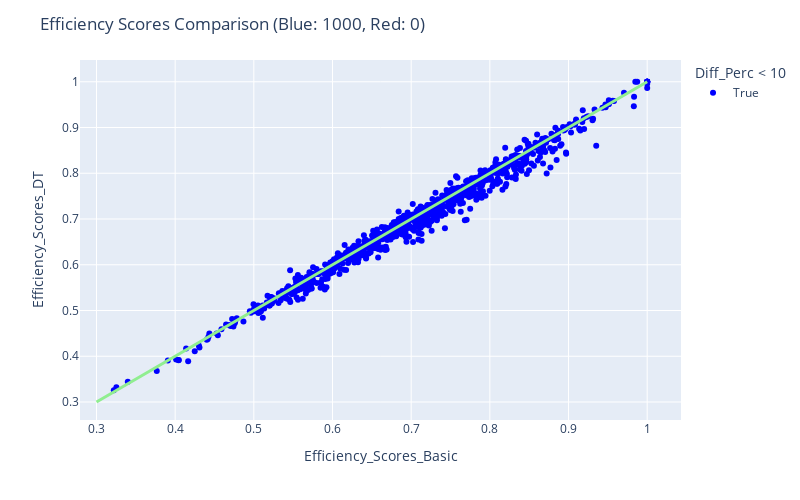

Notebook code cell kept with this figure:
### Code cell
fig = px.scatter(res_dt, x="Efficiency_Scores_Basic", y="Efficiency_Scores_DT", color = "Diff_Perc < 10", color_discrete_map= {True:"blue", False: "red"},
                 hover_data=["Efficiency_Scores_Basic", "Efficiency_Scores_DT", "Diff_Perc"] + [res_dt.index])


fig.add_traces(
    list(px.line(x = np.linspace(0.3, 1, num=2), y = np.linspace(0.3, 1, num=2)).select_traces())
)

fig.update_traces(line_color='lightgreen', line_width=3)

fig.update_layout(
    autosize=False,
    width=800,
    height=500,
    title_text=f"Efficiency Scores Comparison (Blue: {blue}, Red: {red})",
)

fig.show()

### Figure 1 — Plotly figure (JSON) as saved in the notebook; plotly's stock layout.template omitted (floating-point values rounded to 4 significant figures; data arrays with more than 128 entries replaced by an {"elided": "..."} marker saying what was removed)
{"data": [{"customdata": {"elided": "1000x2 mixed values"}, "hovertemplate": "Diff_Perc < 10=True<br>Efficiency_Scores_Basic=%{x}<br>Efficiency_Scores_DT=%{y}<br>Diff_Perc=%{customdata[0]}<br>index=%{customdata[1]}<extra></extra>", "legendgroup": "True", "line": {"color": "lightgreen", "width": 3}, "marker": {"color": "blue", "symbol": "circle"}, "mode": "markers", "name": "True", "orientation": "v", "showlegend": true, "type": "scatter", "x": {"elided": "1000 float values"}, "xaxis": "x", "y": {"elided": "1000 float values"}, "yaxis": "y"}, {"hovertemplate": "x=%{x}<br>y=%{y}<extra></extra>", "legendgroup": "", "line": {"color": "lightgreen", "dash": "solid", "width": 3}, "marker": {"symbol": "circle"}, "mode": "lines", "name": "", "orientation": "v", "showlegend": false, "type": "scatter", "x": [0.3, 1], "xaxis": "x", "y": [0.3, 1], "yaxis": "y"}], "layout": {"autosize": false, "height": 500, "legend": {"title": {"text": "Diff_Perc < 10"}, "tracegroupgap": 0}, "margin": {"t": 60}, "title": {"text": "Efficiency Scores Comparison (Blue: 1000, Red: 0)"}, "width": 800, "xaxis": {"anchor": "y", "autorange": true, "domain": [0, 1], "range": [0.2789, 1.043], "title": {"text": "Efficiency_Scores_Basic"}, "type": "linear"}, "yaxis": {"anchor": "x", "autorange": true, "domain": [0, 1], "range": [0.2607, 1.048], "title": {"text": "Efficiency_Scores_DT"}, "type": "linear"}}}
